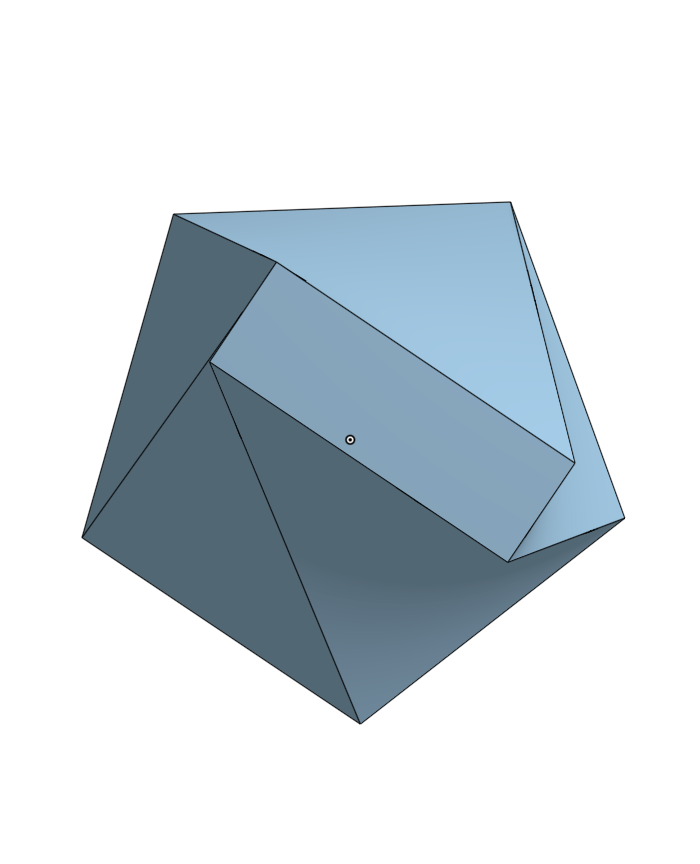
#> input picture archive/test/testfeaturesnew.png, 700 x 864 px
$ python brisk.py
#> lines starting #> are read from the running program, lines starting #| are printed output that depends on the picture
import cv2       # OpenCV

# 1. Load the original image
img = cv2.imread('testfeaturesnew.png')
#> img is the input picture: shape (864, 700, 3); mean B, G, R 223.2, 217.3, 208.6
# Convert the image to grayscale
gray = cv2.cvtColor(img, cv2.COLOR_BGR2GRAY)
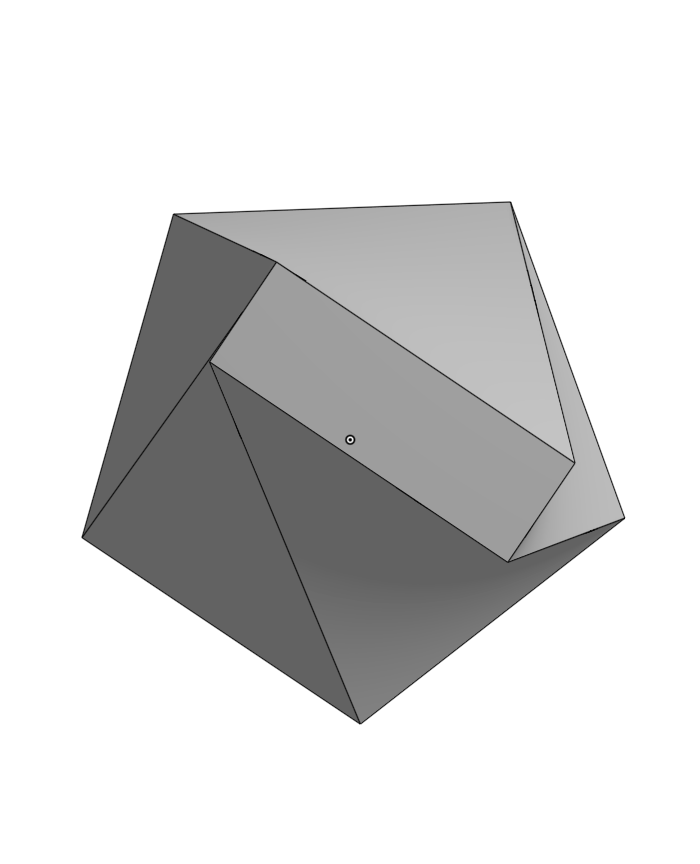
#> gray: shape (864, 700); min 0, max 255, mean 215.4

# 2. Create BRISK algorithm
# OpenCV default threshold = 30, octaves = 3
# Using 4 octaves as cited as typical value by the original paper by Leutenegger et al.
# Using 70 as detection threshold similar to real-world example of this paper
brisk = cv2.BRISK_create(70, 4)

# 3. Combined call to let the BRISK implementation detect keypoints
# as well as calculate the descriptors, based on the grayscale image.
# These are returned in two arrays.
(kps, descs) = brisk.detectAndCompute(gray, None)
#> kps = 116 keypoints; strongest (x, y, size): (624, 518, 12.6), (82, 537, 13.6), (173, 214, 13), (623, 518, 19.7)

# 4. Print the number of keypoints and descriptors found
print("# keypoints: {}, descriptors: {}".format(len(kps), descs.shape))
#| # keypoints: 116, descriptors: (116, 64)
# To verify: how many bits are contained in a feature descriptor?
# Should be 64 * 8 = 512 bits according to the algorithm paper.
print(len(descs[1]) * 8)
#| 512

# 5. Use the generic drawKeypoints method from OpenCV to draw the
# calculated keypoints into the original image.
# The flag for rich keypoints also draws circles to indicate
# direction and scale of the keypoints.


#imgBrisk = draw_keypoints(gray, kps, img, flags=cv2.DRAW_MATCHES_FLAGS_DRAW_RICH_KEYPOINTS)
imgBrisk = cv2.drawKeypoints(gray, kps, img, flags=cv2.DRAW_MATCHES_FLAGS_DRAW_RICH_KEYPOINTS)
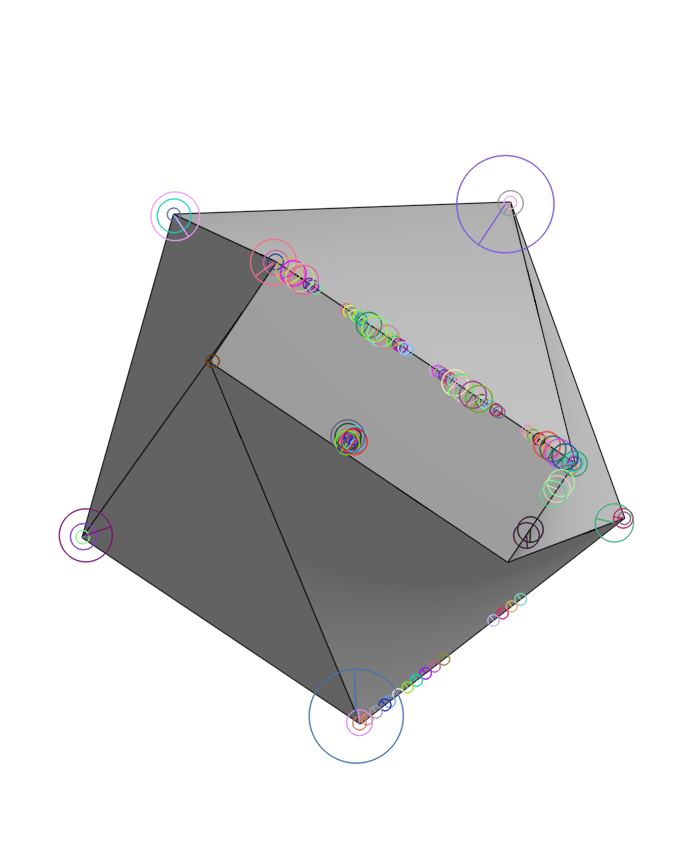
#> imgBrisk: shape (864, 700, 3); mean B, G, R 215, 214.8, 214.9

# 6. Finally, write the resulting image to the disk
cv2.imwrite('brisk_keypoints.jpg', imgBrisk)
